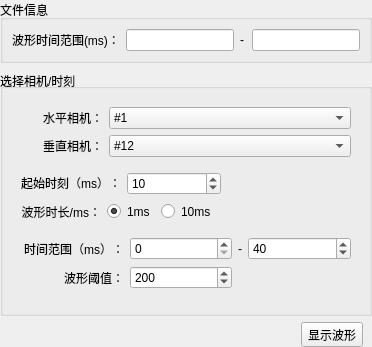
         <widget class="QWidget" name="page_waveform">
          <layout class="QVBoxLayout" name="verticalLayout_8">
           <property name="leftMargin">
            <number>0</number>
           </property>
           <property name="topMargin">
            <number>0</number>
           </property>
           <property name="rightMargin">
            <number>0</number>
           </property>
           <property name="bottomMargin">
            <number>0</number>
           </property>
           <item>
            <widget class="QGroupBox" name="groupBox_7">
             <property name="title">
              <string>文件信息</string>
             </property>
             <layout class="QGridLayout" name="gridLayout_9">
              <item row="1" column="0">
               <widget class="QLabel" name="label_29">
                <property name="text">
                 <string>波形时间范围(ms)：</string>
                </property>
               </widget>
              </item>
              <item row="1" column="4">
               <widget class="QLineEdit" name="line_waveform_endT_1">
                <property name="readOnly">
                 <bool>true</bool>
                </property>
               </widget>
              </item>
              <item row="1" column="2" colspan="2">
               <widget class="QLabel" name="label_25">
                <property name="text">
                 <string>-</string>
                </property>
               </widget>
              </item>
              <item row="1" column="1">
               <widget class="QLineEdit" name="line_waveform_startT_1">
                <property name="readOnly">
                 <bool>true</bool>
                </property>
               </widget>
              </item>
             </layout>
            </widget>
           </item>
           <item>
            <widget class="QGroupBox" name="groupBox_6">
             <property name="sizePolicy">
              <sizepolicy hsizetype="Preferred" vsizetype="Minimum">
               <horstretch>0</horstretch>
               <verstretch>0</verstretch>
              </sizepolicy>
             </property>
             <property name="title">
              <string>选择相机/时刻</string>
             </property>
             <property name="alignment">
              <set>Qt::AlignBottom|Qt::AlignLeading|Qt::AlignLeft</set>
             </property>
             <layout class="QVBoxLayout" name="verticalLayout_10">
              <item>
               <widget class="QWidget" name="widget_2" native="true">
                <layout class="QGridLayout" name="gridLayout_7">
                 <item row="0" column="0">
                  <widget class="QLabel" name="label_18">
                   <property name="sizePolicy">
                    <sizepolicy hsizetype="Fixed" vsizetype="Preferred">
                     <horstretch>0</horstretch>
                     <verstretch>0</verstretch>
                    </sizepolicy>
                   </property>
                   <property name="minimumSize">
                    <size>
                     <width>82</width>
                     <height>0</height>
                    </size>
                   </property>
                   <property name="text">
                    <string>水平相机：</string>
                   </property>
                   <property name="alignment">
                    <set>Qt::AlignRight|Qt::AlignTrailing|Qt::AlignVCenter</set>
                   </property>
                  </widget>
                 </item>
                 <item row="0" column="1">
                  <widget class="QComboBox" name="comboBox_horCamera">
                   <property name="minimumSize">
                    <size>
                     <width>50</width>
                     <height>0</height>
                    </size>
                   </property>
                   <item>
                    <property name="text">
                     <string>#1</string>
                    </property>
                   </item>
                   <item>
                    <property name="text">
                     <string>#2</string>
                    </property>
                   </item>
                   <item>
                    <property name="text">
                     <string>#3</string>
                    </property>
                   </item>
                   <item>
                    <property name="text">
                     <string>#4</string>
                    </property>
                   </item>
                   <item>
                    <property name="text">
                     <string>#5</string>
                    </property>
                   </item>
                   <item>
                    <property name="text">
                     <string>#6</string>
                    </property>
                   </item>
                   <item>
                    <property name="text">
                     <string>#7</string>
                    </property>
                   </item>
                   <item>
                    <property name="text">
                     <string>#8</string>
                    </property>
                   </item>
                   <item>
                    <property name="text">
                     <string>#9</string>
                    </property>
                   </item>
                   <item>
                    <property name="text">
                     <string>#10</string>
                    </property>
                   </item>
                   <item>
                    <property name="text">
                     <string>#11</string>
                    </property>
                   </item>
                  </widget>
                 </item>
                 <item row="1" column="0">
                  <widget class="QLabel" name="label_19">
                   <property name="sizePolicy">
                    <sizepolicy hsizetype="Fixed" vsizetype="Preferred">
                     <horstretch>0</horstretch>
                     <verstretch>0</verstretch>
                    </sizepolicy>
                   </property>
                   <property name="minimumSize">
                    <size>
                     <width>82</width>
                     <height>0</height>
                    </size>
                   </property>
                   <property name="text">
                    <string>垂直相机：</string>
                   </property>
                   <property name="alignment">
                    <set>Qt::AlignRight|Qt::AlignTrailing|Qt::AlignVCenter</set>
                   </property>
                  </widget>
                 </item>
                 <item row="1" column="1">
                  <widget class="QComboBox" name="comboBox_verCamera">
                   <property name="minimumSize">
                    <size>
                     <width>50</width>
                     <height>0</height>
                    </size>
                   </property>
                   <item>
                    <property name="text">
                     <string>#12</string>
                    </property>
                   </item>
                   <item>
                    <property name="text">
                     <string>#13</string>
                    </property>
                   </item>
                   <item>
                    <property name="text">
                     <string>#14</string>
                    </property>
                   </item>
                   <item>
                    <property name="text">
                     <string>#15</string>
                    </property>
                   </item>
                   <item>
                    <property name="text">
                     <string>#16</string>
                    </property>
                   </item>
                   <item>
                    <property name="text">
                     <string>#17</string>
                    </property>
                   </item>
                   <item>
                    <property name="text">
                     <string>#18</string>
                    </property>
                   </item>
                  </widget>
                 </item>
                </layout>
               </widget>
              </item>
              <item>
               <widget class="QWidget" name="widget_waveStartT" native="true">
                <property name="minimumSize">
                 <size>
                  <width>0</width>
                  <height>20</height>
                 </size>
                </property>
                <layout class="QHBoxLayout" name="horizontalLayout_5">
                 <property name="topMargin">
                  <number>0</number>
                 </property>
                 <property name="bottomMargin">
                  <number>0</number>
                 </property>
                 <item>
                  <widget class="QLabel" name="label_20">
                   <property name="sizePolicy">
                    <sizepolicy hsizetype="Preferred" vsizetype="Fixed">
                     <horstretch>0</horstretch>
                     <verstretch>21</verstretch>
                    </sizepolicy>
                   </property>
                   <property name="minimumSize">
                    <size>
                     <width>82</width>
                     <height>0</height>
                    </size>
                   </property>
                   <property name="text">
                    <string>起始时刻（ms）：</string>
                   </property>
                   <property name="alignment">
                    <set>Qt::AlignRight|Qt::AlignTrailing|Qt::AlignVCenter</set>
                   </property>
                  </widget>
                 </item>
                 <item>
                  <widget class="QSpinBox" name="spinBox_time1_2">
                   <property name="sizePolicy">
                    <sizepolicy hsizetype="Preferred" vsizetype="Fixed">
                     <horstretch>0</horstretch>
                     <verstretch>0</verstretch>
                    </sizepolicy>
                   </property>
                   <property name="minimumSize">
                    <size>
                     <width>94</width>
                     <height>0</height>
                    </size>
                   </property>
                   <property name="minimum">
                    <number>0</number>
                   </property>
                   <property name="maximum">
                    <number>10000</number>
                   </property>
                   <property name="singleStep">
                    <number>1</number>
                   </property>
                   <property name="value">
                    <number>10</number>
                   </property>
                  </widget>
                 </item>
                 <item>
                  <spacer name="horizontalSpacer_2">
                   <property name="orientation">
                    <enum>Qt::Horizontal</enum>
                   </property>
                   <property name="sizeHint" stdset="0">
                    <size>
                     <width>40</width>
                     <height>20</height>
                    </size>
                   </property>
                  </spacer>
                 </item>
                </layout>
               </widget>
              </item>
              <item>
               <widget class="QWidget" name="widget_waveLength" native="true">
                <layout class="QHBoxLayout" name="horizontalLayout_10">
                 <property name="topMargin">
                  <number>0</number>
                 </property>
                 <property name="bottomMargin">
                  <number>0</number>
                 </property>
                 <item>
                  <widget class="QLabel" name="label_21">
                   <property name="sizePolicy">
                    <sizepolicy hsizetype="Minimum" vsizetype="Fixed">
                     <horstretch>0</horstretch>
                     <verstretch>0</verstretch>
                    </sizepolicy>
                   </property>
                   <property name="minimumSize">
                    <size>
                     <width>60</width>
                     <height>21</height>
                    </size>
                   </property>
                   <property name="text">
                    <string>波形时长/ms：</string>
                   </property>
                   <property name="alignment">
                    <set>Qt::AlignRight|Qt::AlignTrailing|Qt::AlignVCenter</set>
                   </property>
                  </widget>
                 </item>
                 <item>
                  <widget class="QRadioButton" name="radioButton">
                   <property name="sizePolicy">
                    <sizepolicy hsizetype="Preferred" vsizetype="Fixed">
                     <horstretch>0</horstretch>
                     <verstretch>0</verstretch>
                    </sizepolicy>
                   </property>
                   <property name="minimumSize">
                    <size>
                     <width>40</width>
                     <height>21</height>
                    </size>
                   </property>
                   <property name="text">
                    <string>1ms</string>
                   </property>
                   <property name="checked">
                    <bool>true</bool>
                   </property>
                  </widget>
                 </item>
                 <item>
                  <widget class="QRadioButton" name="radioButton_2">
                   <property name="sizePolicy">
                    <sizepolicy hsizetype="Preferred" vsizetype="Fixed">
                     <horstretch>0</horstretch>
                     <verstretch>0</verstretch>
                    </sizepolicy>
                   </property>
                   <property name="minimumSize">
                    <size>
                     <width>40</width>
                     <height>21</height>
                    </size>
                   </property>
                   <property name="text">
                    <string>10ms</string>
                   </property>
                  </widget>
                 </item>
                 <item>
                  <spacer name="horizontalSpacer_3">
                   <property name="orientation">
                    <enum>Qt::Horizontal</enum>
                   </property>
                   <property name="sizeHint" stdset="0">
                    <size>
                     <width>40</width>
                     <height>20</height>
                    </size>
                   </property>
                  </spacer>
                 </item>
                </layout>
               </widget>
              </item>
              <item>
               <widget class="QWidget" name="widget_ngamma" native="true">
                <layout class="QGridLayout" name="gridLayout_8">
                 <item row="0" column="1">
                  <widget class="QSpinBox" name="spinBox_startT_1">
                   <property name="maximum">
                    <number>10000</number>
                   </property>
                  </widget>
                 </item>
                 <item row="0" column="3">
                  <widget class="QSpinBox" name="spinBox_endT_1">
                   <property name="minimum">
                    <number>1</number>
                   </property>
                   <property name="maximum">
                    <number>10000</number>
                   </property>
                   <property name="value">
                    <number>40</number>
                   </property>
                  </widget>
                 </item>
                 <item row="0" column="2">
                  <widget class="QLabel" name="label_22">
                   <property name="sizePolicy">
                    <sizepolicy hsizetype="Fixed" vsizetype="Preferred">
                     <horstretch>0</horstretch>
                     <verstretch>0</verstretch>
                    </sizepolicy>
                   </property>
                   <property name="text">
                    <string>-</string>
                   </property>
                  </widget>
                 </item>
                 <item row="0" column="0">
                  <widget class="QLabel" name="label_23">
                   <property name="text">
                    <string>时间范围（ms）：</string>
                   </property>
                   <property name="alignment">
                    <set>Qt::AlignRight|Qt::AlignTrailing|Qt::AlignVCenter</set>
                   </property>
                  </widget>
                 </item>
                 <item row="1" column="0">
                  <widget class="QLabel" name="label_24">
                   <property name="text">
                    <string>波形阈值：</string>
                   </property>
                   <property name="alignment">
                    <set>Qt::AlignRight|Qt::AlignTrailing|Qt::AlignVCenter</set>
                   </property>
                  </widget>
                 </item>
                 <item row="1" column="1">
                  <widget class="QSpinBox" name="spinBox_threshold_1">
                   <property name="minimum">
                    <number>-10000</number>
                   </property>
                   <property name="maximum">
                    <number>10000</number>
                   </property>
                   <property name="singleStep">
                    <number>100</number>
                   </property>
                   <property name="value">
                    <number>200</number>
                   </property>
                  </widget>
                 </item>
                </layout>
               </widget>
              </item>
              <item>
               <widget class="QWidget" name="widget_4" native="true">
                <property name="sizePolicy">
                 <sizepolicy hsizetype="Preferred" vsizetype="Fixed">
                  <horstretch>0</horstretch>
                  <verstretch>0</verstretch>
                 </sizepolicy>
                </property>
                <layout class="QHBoxLayout" name="horizontalLayout_11">
                 <property name="spacing">
                  <number>6</number>
                 </property>
                 <property name="leftMargin">
                  <number>0</number>
                 </property>
                 <property name="topMargin">
                  <number>0</number>
                 </property>
                 <property name="rightMargin">
                  <number>0</number>
                 </property>
                 <property name="bottomMargin">
                  <number>0</number>
                 </property>
                </layout>
               </widget>
              </item>
             </layout>
            </widget>
           </item>
           <item>
            <widget class="QWidget" name="widget_8" native="true">
             <property name="sizePolicy">
              <sizepolicy hsizetype="Preferred" vsizetype="Fixed">
               <horstretch>0</horstretch>
               <verstretch>0</verstretch>
              </sizepolicy>
             </property>
             <layout class="QHBoxLayout" name="horizontalLayout_9">
              <property name="leftMargin">
               <number>5</number>
              </property>
              <property name="topMargin">
               <number>0</number>
              </property>
              <property name="rightMargin">
               <number>9</number>
              </property>
              <property name="bottomMargin">
               <number>0</number>
              </property>
              <item>
               <spacer name="horizontalSpacer_5">
                <property name="orientation">
                 <enum>Qt::Horizontal</enum>
                </property>
                <property name="sizeHint" stdset="0">
                 <size>
                  <width>255</width>
                  <height>20</height>
                 </size>
                </property>
               </spacer>
              </item>
              <item>
               <widget class="QToolButton" name="toolButton_start">
                <property name="enabled">
                 <bool>true</bool>
                </property>
                <property name="text">
                 <string>显示波形</string>
                </property>
                <property name="icon">
                 <iconset resource="lresource.qrc">
                  <normaloff>:/resource/image/waveform.png</normaloff>:/resource/image/waveform.png</iconset>
                </property>
                <property name="checkable">
                 <bool>false</bool>
                </property>
                <property name="toolButtonStyle">
                 <enum>Qt::ToolButtonTextBesideIcon</enum>
                </property>
               </widget>
              </item>
             </layout>
            </widget>
           </item>
          </layout>
         </widget>
